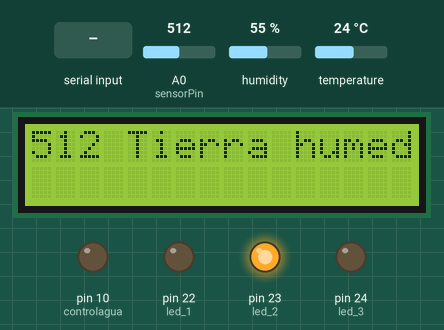
Bench run of a sketch on a simulated Arduino Mega 2560, built with avr-gcc and run on an emulated ATmega2560. On the bench: 16×2 character LCD, output pins drawn as LEDs (lit = HIGH). Inputs (shaded band) come from the test bench; at power-on: A0 (sensorPin) = 512, humidity 55 %, temperature 24 °C.

Above: at 3.2 s.
3.3 s: A0 (sensorPin) set to 691
At 5.7 s:
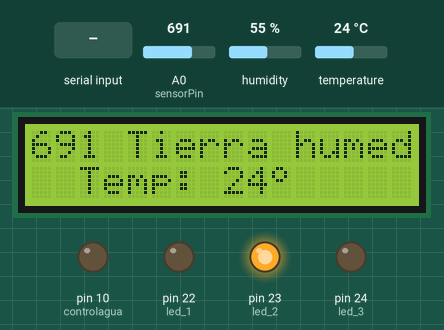
10.6 s: A0 (sensorPin) set to 717
At 13.6 s:
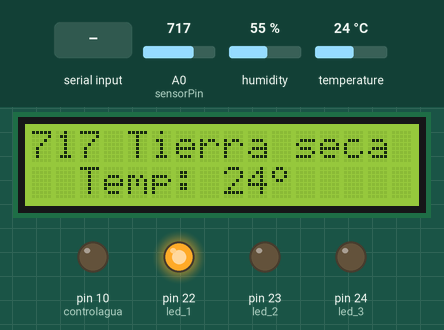
18.0 s: "m" received over Serial
At 20.5 s:
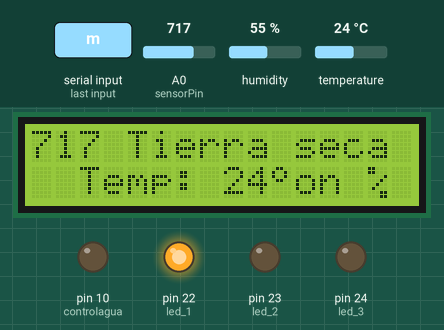
24.0 s: A0 (sensorPin) set to 306
At 25.6 s:
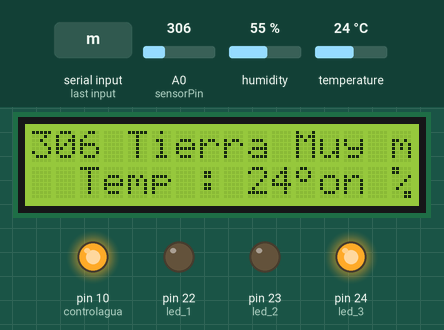
29.2 s: "w" received over Serial
At 30.7 s:
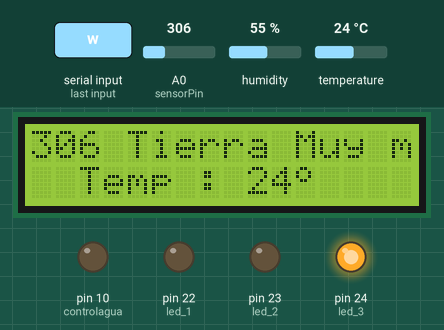
36.1 s: "t" received over Serial
At 39.4 s:
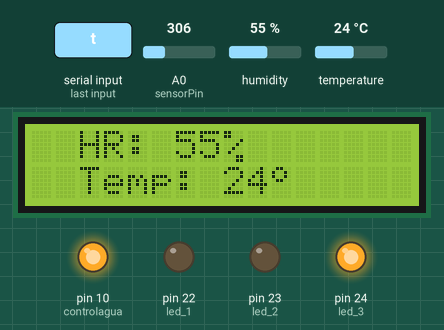
Timing chart, 0 to 40.9 s (numbered marks = the images above; inputs shaded):
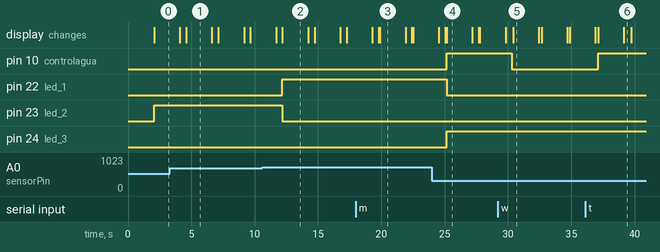

Measured:
- the behaviour switches between 700 and 701 on A0 (sensorPin) (found by bisection; images 1 and 2)
- after the input at 10.6 s, pin 22 (led_1): LOW → HIGH after 1.6 s; pin 23 (led_2): HIGH → LOW after 1.6 s; the display: first differs from a run without the input after 1.6 s (image 2)
- after the input at 18.0 s, the display: first differs from a run without the input after 1.8 s (image 3 shows a later state)
- after the input at 24.0 s, pin 10 (controlagua), pin 24 (led_3): LOW → HIGH after 1.2 s; pin 22 (led_1): HIGH → LOW after 1.2 s; the display: first differs from a run without the input after 1.2 s (image 4)
- after the input at 29.2 s, pin 10 (controlagua): HIGH → LOW after 1.1 s
- after the input at 36.1 s, pin 10 (controlagua): LOW → HIGH after 1.0 s; the display: first differs from a run without the input after 3.0 s (image 6)
- what the display in image 1 shows lasts 2.0 s, from 4.6 s to 6.6 s

The sketch:

sensor.ino
```cpp
// include the library code:
#include <SoftwareSerial.h> //Librería que permite establecer comunicación serie en otros pins
#include <LiquidCrystal.h>
#include <DHT11.h>
const int sensorPin= A0;
const int sensorventi = 6;
const int controlagua = 10;
char cadena[255]; //Creamos un array de caracteres de 256 cposiciones
int i=0; //Tamaño actual del array
//Sensor Humedad
char state; // Variable lectrura serial
int pin=7;
DHT11 dht11(pin);
SoftwareSerial    bt(0,1); //10 RX, 11 TX.
//Leds
int led_1 = 22;
int led_2 = 23;
int led_3 = 24;
byte grado[8] =
 {
    0b00001100,     // Los definimos como binarios 0bxxxxxxx
    0b00010010,
    0b00010010,
    0b00001100,
    0b00000000,
    0b00000000,
    0b00000000,
    0b00000000
 };
 byte porcen[8] =
 {
    0b00011000,     // Los definimos como binarios 0bxxxxxxx
    0b00011000,
    0b00000001,
    0b00000010,
    0b00000100,
    0b00001000,
    0b00000011,
    0b00000011
 };
  int varblue=0;
 int hume = 0;
//Servo motor;
// Iniciar la libreria con los pins de la interfaz de la libreria
LiquidCrystal lcd(12, 11, 5, 4, 3, 2);
 int mintemp=20,limh=80,limmh=100;
void setup() {

  pinMode(sensorventi, OUTPUT);

  lcd.begin(16,2); //Decimos que la pantalla tiene 16 caracteres y dos líneas
  lcd.createChar(1, grado);
  lcd.createChar(2, porcen);
  lcd.setCursor(0,0); //Ponemos el cursor en la primer línea y el primer caracter
  lcd.print("Temp & RH"); //Se escribe el mensaje en la primer línea
  lcd.setCursor(0,1); //Movemos el cursor al primer caracter y segunda línea
  lcd.print("Monitor"); //Escribimos el mensaje
  pinMode(led_1, OUTPUT);
  pinMode(led_2, OUTPUT);
  pinMode(led_3, OUTPUT);

  pinMode(controlagua, OUTPUT);//motor.attach(6);

   Serial.begin(9600);
     bt.begin(9600); //Velocidad del puerto del módulo Bluetooth
 //
  delay(2000); //Esperamos dos segundos
  lcd.clear();

}

void loop() {

/*
   digitalWrite(led_1, LOW);
   digitalWrite(led_2, LOW);
   digitalWrite(led_3, LOW);*/
    if(Serial.available() > 0){
       state = Serial.read();
  } // esta parte del código es para solo 1 Carácter o Unidad.  esta parte del código es para solo 1 Carácter o Unidad.

  if (state == 't') {
    varblue=0;
    //digitalWrite(led_2, HIGH);
    //lcd.println("on");
     mintemp=20;
     limh=60;
     limmh=100;

    delay(100);
 }

  if (state == 'p') {
    varblue=0;
    //digitalWrite(led_1, HIGH);
    //lcd.println("on");
     mintemp=25;
     limh=55;
     limmh=70;
    delay(100);
 }

   if (state == 'm') {
    varblue=0;
    //digitalWrite(led_3, HIGH);
    lcd.println("on");
     mintemp=30;
     limh=70;
     limmh=80;
    delay(100);
 }

   if (state == 'v') {
    varblue=1;
    //digitalWrite(led_3, HIGH);
    digitalWrite(sensorventi, HIGH);
    delay(100);
 }

    if (state == 'f') {
    varblue=0;
    //digitalWrite(led_3, LOW);
    digitalWrite(sensorventi, LOW);
    delay(100);
 }

     if (state == 'w') {
    varblue=1;
   // digitalWrite(led_3, LOW);
    digitalWrite(controlagua, LOW);
    delay(100);
 }

    if (state == 'o') {
    varblue=0;
   // digitalWrite(led_3, HIGH);
    digitalWrite(controlagua, HIGH);
    delay(100);
 }
  int humedad = analogRead(sensorPin);
   if(humedad <= 500)
   {
       //activar agua
       // digitalWrite(sensorventi, LOW);
       lcd.setCursor(0, 0);
       lcd.print(humedad);
       lcd.print(" Tierra Muy mojada");
       if(varblue==0){
       digitalWrite(led_1, LOW);
       digitalWrite(led_2, LOW);
       digitalWrite(led_3, HIGH);
       digitalWrite(controlagua, HIGH);
       }
       // motor.write(360);
       //delay(1000);
      // lcd.clear();
   }

   if(humedad > 500 && humedad <= 700){
      //activar agua
      lcd.setCursor(0, 0);
       lcd.print(humedad);
       lcd.print(" Tierra humeda");
       if(varblue==0){
         digitalWrite(led_1, LOW);
         digitalWrite(led_2, HIGH);
         digitalWrite(led_3, LOW);
         // motor.write(360);
         digitalWrite(controlagua, LOW);
           //delay(1000);
       }
   }

   if(humedad > 700){
       lcd.setCursor(0, 0);
       lcd.print(humedad);
       lcd.print(" Tierra seca");
       if(varblue==0){
         digitalWrite(led_1, HIGH);
         digitalWrite(led_2, LOW);
         digitalWrite(led_3, LOW);
         digitalWrite(controlagua, LOW);
         // motor.write(90);
       // delay(1000);
       }
   }

    delay(2000);
    int err, humen;
    float temp, hum;
     lcd.clear();
   if((err = dht11.read(hum, temp)) == 0)    // Si devuelve 0 es que ha leido bien
    {

      if(hum >= limh && hum <=limmh){
          humen=1;
           lcd.setCursor(0, 0);
           digitalWrite(sensorventi, HIGH);
           lcd.print("  HR : ");
           lcd.print(hum,0);
           lcd.write(2);
      }else{
        humen=0;
        lcd.setCursor(0, 0);
        digitalWrite(sensorventi, LOW);
        lcd.print("  HR: ");
        lcd.print(hum,0);
        lcd.write(2);
      }
      //lcd.clear();
      if(temp >= mintemp){
          lcd.setCursor(0,1);
        /*  for ( int n = 0 ; n < 255 ; n++)
           {
                digitalWrite(sensorventi, HIGH);
               delay(15) ;
           }
         */
         if(humen==1){
          digitalWrite(sensorventi, HIGH);
         }else{
           digitalWrite(sensorventi, LOW);
         }

           lcd.print("  Temp: ");
           lcd.print(temp,0);
           lcd.write(1);
      }else{
        lcd.setCursor(0,1);
        if(humen==1){
          digitalWrite(sensorventi, HIGH);
         }else{
           digitalWrite(sensorventi, LOW);
         }
        //digitalWrite(sensorventi, LOW);
         lcd.print("  Temp : ");
         lcd.print(temp,0);
          lcd.write(1);
      }

   }
   else
   {
            // Serial.println();
            lcd.print("Error Temperatura :");
             lcd.print(err);
             lcd.println();
   }

if(varblue==1){
  delay(100);
}else{
  delay(500);
}
     //

}
```
